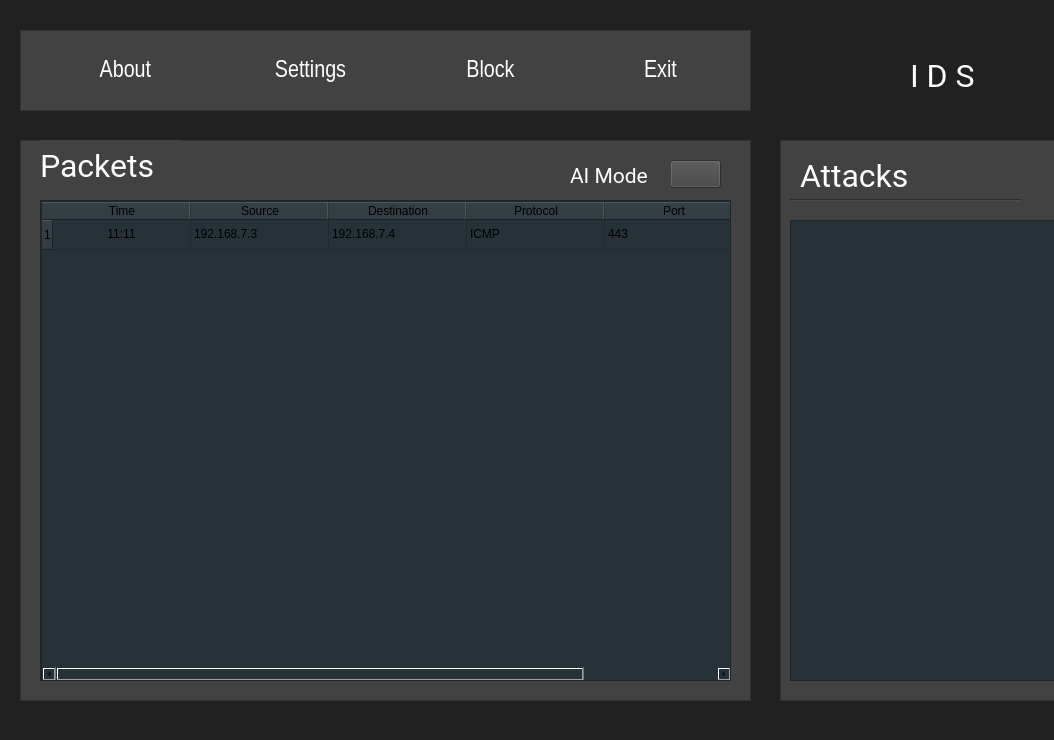
<?xml version="1.0" encoding="UTF-8"?>
<ui version="4.0">
 <class>MainWindow</class>
 <widget class="QMainWindow" name="MainWindow">
  <property name="geometry">
   <rect>
    <x>0</x>
    <y>0</y>
    <width>1054</width>
    <height>740</height>
   </rect>
  </property>
  <property name="windowTitle">
   <string>MainWindow</string>
  </property>
  <property name="autoFillBackground">
   <bool>false</bool>
  </property>
  <property name="styleSheet">
   <string notr="true">background-color: #212121;</string>
  </property>
  <widget class="QWidget" name="centralwidget">
   <property name="enabled">
    <bool>true</bool>
   </property>
   <widget class="QFrame" name="frame">
    <property name="geometry">
     <rect>
      <x>20</x>
      <y>30</y>
      <width>731</width>
      <height>81</height>
     </rect>
    </property>
    <property name="styleSheet">
     <string notr="true">background-color: #424242;</string>
    </property>
    <property name="frameShape">
     <enum>QFrame::StyledPanel</enum>
    </property>
    <property name="frameShadow">
     <enum>QFrame::Raised</enum>
    </property>
    <widget class="QPushButton" name="pushButton_2">
     <property name="geometry">
      <rect>
       <x>30</x>
       <y>10</y>
       <width>141</width>
       <height>61</height>
      </rect>
     </property>
     <property name="font">
      <font>
       <family>Arial Narrow</family>
       <pointsize>18</pointsize>
      </font>
     </property>
     <property name="focusPolicy">
      <enum>Qt::StrongFocus</enum>
     </property>
     <property name="styleSheet">
      <string notr="true">color: white;</string>
     </property>
     <property name="text">
      <string>  About</string>
     </property>
     <property name="icon">
      <iconset resource="resource.qrc">
       <normaloff>:/img/help.png</normaloff>:/img/help.png</iconset>
     </property>
     <property name="iconSize">
      <size>
       <width>55</width>
       <height>55</height>
      </size>
     </property>
     <property name="autoDefault">
      <bool>false</bool>
     </property>
     <property name="default">
      <bool>false</bool>
     </property>
     <property name="flat">
      <bool>true</bool>
     </property>
    </widget>
    <widget class="QPushButton" name="pushButton_3">
     <property name="geometry">
      <rect>
       <x>210</x>
       <y>10</y>
       <width>161</width>
       <height>61</height>
      </rect>
     </property>
     <property name="font">
      <font>
       <family>Arial Narrow</family>
       <pointsize>18</pointsize>
      </font>
     </property>
     <property name="focusPolicy">
      <enum>Qt::StrongFocus</enum>
     </property>
     <property name="styleSheet">
      <string notr="true">color: white;</string>
     </property>
     <property name="text">
      <string>Settings</string>
     </property>
     <property name="icon">
      <iconset resource="resource.qrc">
       <normaloff>:/img/settings.png</normaloff>:/img/settings.png</iconset>
     </property>
     <property name="iconSize">
      <size>
       <width>60</width>
       <height>60</height>
      </size>
     </property>
     <property name="autoDefault">
      <bool>false</bool>
     </property>
     <property name="default">
      <bool>false</bool>
     </property>
     <property name="flat">
      <bool>true</bool>
     </property>
    </widget>
    <widget class="QPushButton" name="pushButton_4">
     <property name="geometry">
      <rect>
       <x>400</x>
       <y>10</y>
       <width>141</width>
       <height>61</height>
      </rect>
     </property>
     <property name="font">
      <font>
       <family>Arial Narrow</family>
       <pointsize>18</pointsize>
      </font>
     </property>
     <property name="focusPolicy">
      <enum>Qt::StrongFocus</enum>
     </property>
     <property name="styleSheet">
      <string notr="true">color: white;</string>
     </property>
     <property name="text">
      <string>Block</string>
     </property>
     <property name="icon">
      <iconset resource="resource.qrc">
       <normaloff>:/img/block.png</normaloff>:/img/block.png</iconset>
     </property>
     <property name="iconSize">
      <size>
       <width>60</width>
       <height>60</height>
      </size>
     </property>
     <property name="autoDefault">
      <bool>false</bool>
     </property>
     <property name="default">
      <bool>false</bool>
     </property>
     <property name="flat">
      <bool>true</bool>
     </property>
    </widget>
    <widget class="QPushButton" name="pushButton_5">
     <property name="geometry">
      <rect>
       <x>570</x>
       <y>10</y>
       <width>141</width>
       <height>61</height>
      </rect>
     </property>
     <property name="font">
      <font>
       <family>Arial Narrow</family>
       <pointsize>18</pointsize>
      </font>
     </property>
     <property name="cursor">
      <cursorShape>ArrowCursor</cursorShape>
     </property>
     <property name="focusPolicy">
      <enum>Qt::StrongFocus</enum>
     </property>
     <property name="styleSheet">
      <string notr="true">color: white;</string>
     </property>
     <property name="text">
      <string>Exit</string>
     </property>
     <property name="icon">
      <iconset resource="resource.qrc">
       <normaloff>:/img/exit.png</normaloff>:/img/exit.png</iconset>
     </property>
     <property name="iconSize">
      <size>
       <width>60</width>
       <height>60</height>
      </size>
     </property>
     <property name="autoDefault">
      <bool>false</bool>
     </property>
     <property name="default">
      <bool>false</bool>
     </property>
     <property name="flat">
      <bool>true</bool>
     </property>
    </widget>
   </widget>
   <widget class="QFrame" name="frame_2">
    <property name="geometry">
     <rect>
      <x>20</x>
      <y>140</y>
      <width>731</width>
      <height>561</height>
     </rect>
    </property>
    <property name="styleSheet">
     <string notr="true">background-color: #424242;</string>
    </property>
    <property name="frameShape">
     <enum>QFrame::StyledPanel</enum>
    </property>
    <property name="frameShadow">
     <enum>QFrame::Raised</enum>
    </property>
    <widget class="QScrollArea" name="scrollArea">
     <property name="geometry">
      <rect>
       <x>20</x>
       <y>60</y>
       <width>691</width>
       <height>481</height>
      </rect>
     </property>
     <property name="styleSheet">
      <string notr="true">background-color: #263238</string>
     </property>
     <property name="widgetResizable">
      <bool>true</bool>
     </property>
     <widget class="QWidget" name="scrollAreaWidgetContents">
      <property name="geometry">
       <rect>
        <x>0</x>
        <y>0</y>
        <width>689</width>
        <height>479</height>
       </rect>
      </property>
      <widget class="QTableWidget" name="tableWidget">
       <property name="geometry">
        <rect>
         <x>0</x>
         <y>0</y>
         <width>691</width>
         <height>481</height>
        </rect>
       </property>
       <property name="columnCount">
        <number>5</number>
       </property>
       <attribute name="horizontalHeaderDefaultSectionSize">
        <number>138</number>
       </attribute>
       <attribute name="horizontalHeaderShowSortIndicator" stdset="0">
        <bool>false</bool>
       </attribute>
       <attribute name="horizontalHeaderStretchLastSection">
        <bool>false</bool>
       </attribute>
       <row>
        <property name="text">
         <string>1</string>
        </property>
        <property name="textAlignment">
         <set>AlignLeading|AlignVCenter</set>
        </property>
        <property name="background">
         <color>
          <red>255</red>
          <green>255</green>
          <blue>255</blue>
         </color>
        </property>
        <property name="foreground">
         <brush brushstyle="NoBrush">
          <color alpha="255">
           <red>0</red>
           <green>0</green>
           <blue>0</blue>
          </color>
         </brush>
        </property>
       </row>
       <column>
        <property name="text">
         <string>Time</string>
        </property>
       </column>
       <column>
        <property name="text">
         <string>Source</string>
        </property>
       </column>
       <column>
        <property name="text">
         <string>Destination</string>
        </property>
       </column>
       <column>
        <property name="text">
         <string>Protocol</string>
        </property>
       </column>
       <column>
        <property name="text">
         <string>Port</string>
        </property>
       </column>
       <item row="0" column="0">
        <property name="text">
         <string>11:11</string>
        </property>
        <property name="textAlignment">
         <set>AlignCenter</set>
        </property>
        <property name="background">
         <brush brushstyle="NoBrush">
          <color alpha="255">
           <red>255</red>
           <green>255</green>
           <blue>255</blue>
          </color>
         </brush>
        </property>
        <property name="foreground">
         <brush brushstyle="NoBrush">
          <color alpha="255">
           <red>255</red>
           <green>255</green>
           <blue>255</blue>
          </color>
         </brush>
        </property>
       </item>
       <item row="0" column="1">
        <property name="text">
         <string>192.168.7.3</string>
        </property>
        <property name="foreground">
         <brush brushstyle="NoBrush">
          <color alpha="255">
           <red>255</red>
           <green>255</green>
           <blue>255</blue>
          </color>
         </brush>
        </property>
       </item>
       <item row="0" column="2">
        <property name="text">
         <string>192.168.7.4</string>
        </property>
        <property name="foreground">
         <brush brushstyle="NoBrush">
          <color alpha="255">
           <red>255</red>
           <green>255</green>
           <blue>255</blue>
          </color>
         </brush>
        </property>
       </item>
       <item row="0" column="3">
        <property name="text">
         <string>ICMP</string>
        </property>
        <property name="foreground">
         <brush brushstyle="NoBrush">
          <color alpha="255">
           <red>255</red>
           <green>255</green>
           <blue>255</blue>
          </color>
         </brush>
        </property>
       </item>
       <item row="0" column="4">
        <property name="text">
         <string>443</string>
        </property>
        <property name="foreground">
         <brush brushstyle="NoBrush">
          <color alpha="255">
           <red>255</red>
           <green>255</green>
           <blue>255</blue>
          </color>
         </brush>
        </property>
       </item>
      </widget>
     </widget>
    </widget>
    <widget class="QPushButton" name="pushButton">
     <property name="geometry">
      <rect>
       <x>650</x>
       <y>20</y>
       <width>51</width>
       <height>28</height>
      </rect>
     </property>
     <property name="text">
      <string/>
     </property>
     <property name="icon">
      <iconset>
       <selectedoff>:/img/off.png</selectedoff>
       <selectedon>:/img/on.png</selectedon>
      </iconset>
     </property>
     <property name="iconSize">
      <size>
       <width>50</width>
       <height>50</height>
      </size>
     </property>
     <property name="checkable">
      <bool>true</bool>
     </property>
     <property name="autoDefault">
      <bool>false</bool>
     </property>
    </widget>
    <widget class="QLabel" name="label_2">
     <property name="geometry">
      <rect>
       <x>20</x>
       <y>0</y>
       <width>141</width>
       <height>51</height>
      </rect>
     </property>
     <property name="font">
      <font>
       <family>Roboto</family>
       <pointsize>24</pointsize>
      </font>
     </property>
     <property name="styleSheet">
      <string notr="true">font: Roboto;
font-size: 40;
color: white;
font-style: strong;

</string>
     </property>
     <property name="text">
      <string>Packets</string>
     </property>
    </widget>
    <widget class="QLabel" name="label_3">
     <property name="geometry">
      <rect>
       <x>550</x>
       <y>20</y>
       <width>101</width>
       <height>31</height>
      </rect>
     </property>
     <property name="font">
      <font>
       <family>Roboto</family>
       <pointsize>16</pointsize>
      </font>
     </property>
     <property name="styleSheet">
      <string notr="true">font: Roboto;
font-size: 20;
color: white;
font-style: strong;

</string>
     </property>
     <property name="text">
      <string>AI Mode</string>
     </property>
    </widget>
   </widget>
   <widget class="QFrame" name="frame_3">
    <property name="geometry">
     <rect>
      <x>780</x>
      <y>140</y>
      <width>321</width>
      <height>561</height>
     </rect>
    </property>
    <property name="styleSheet">
     <string notr="true">background-color: #424242;</string>
    </property>
    <property name="frameShape">
     <enum>QFrame::StyledPanel</enum>
    </property>
    <property name="frameShadow">
     <enum>QFrame::Raised</enum>
    </property>
    <widget class="QLabel" name="label">
     <property name="geometry">
      <rect>
       <x>20</x>
       <y>10</y>
       <width>141</width>
       <height>51</height>
      </rect>
     </property>
     <property name="font">
      <font>
       <family>Roboto</family>
       <pointsize>24</pointsize>
      </font>
     </property>
     <property name="styleSheet">
      <string notr="true">font: Roboto;
font-size: 40;
color: white;
font-style: strong;

</string>
     </property>
     <property name="text">
      <string>Attacks</string>
     </property>
    </widget>
    <widget class="Line" name="line">
     <property name="geometry">
      <rect>
       <x>10</x>
       <y>50</y>
       <width>231</width>
       <height>20</height>
      </rect>
     </property>
     <property name="autoFillBackground">
      <bool>false</bool>
     </property>
     <property name="styleSheet">
      <string notr="true">color: white
</string>
     </property>
     <property name="lineWidth">
      <number>1</number>
     </property>
     <property name="midLineWidth">
      <number>0</number>
     </property>
     <property name="orientation">
      <enum>Qt::Horizontal</enum>
     </property>
    </widget>
    <widget class="QScrollArea" name="scrollArea_2">
     <property name="geometry">
      <rect>
       <x>10</x>
       <y>80</y>
       <width>301</width>
       <height>461</height>
      </rect>
     </property>
     <property name="styleSheet">
      <string notr="true">background-color: #263238</string>
     </property>
     <property name="widgetResizable">
      <bool>true</bool>
     </property>
     <widget class="QWidget" name="scrollAreaWidgetContents_2">
      <property name="geometry">
       <rect>
        <x>0</x>
        <y>0</y>
        <width>299</width>
        <height>459</height>
       </rect>
      </property>
     </widget>
    </widget>
   </widget>
   <widget class="QLabel" name="label_4">
    <property name="geometry">
     <rect>
      <x>780</x>
      <y>10</y>
      <width>131</width>
      <height>121</height>
     </rect>
    </property>
    <property name="text">
     <string>&lt;html&gt;&lt;head/&gt;&lt;body&gt;&lt;p&gt;&lt;img src=&quot;:/img/logo.png&quot;/&gt;&lt;/p&gt;&lt;/body&gt;&lt;/html&gt;</string>
    </property>
   </widget>
   <widget class="QLabel" name="label_5">
    <property name="geometry">
     <rect>
      <x>910</x>
      <y>50</y>
      <width>141</width>
      <height>51</height>
     </rect>
    </property>
    <property name="font">
     <font>
      <family>Roboto</family>
      <pointsize>24</pointsize>
     </font>
    </property>
    <property name="styleSheet">
     <string notr="true">font: Roboto;
font-size: 40;
color: white;
font-style: strong;

</string>
    </property>
    <property name="text">
     <string>I D S</string>
    </property>
   </widget>
  </widget>
  <widget class="QMenuBar" name="menubar">
   <property name="geometry">
    <rect>
     <x>0</x>
     <y>0</y>
     <width>1054</width>
     <height>21</height>
    </rect>
   </property>
  </widget>
  <widget class="QStatusBar" name="statusBar"/>
 </widget>
 <resources>
  <include location="resource.qrc"/>
 </resources>
 <connections/>
</ui>
